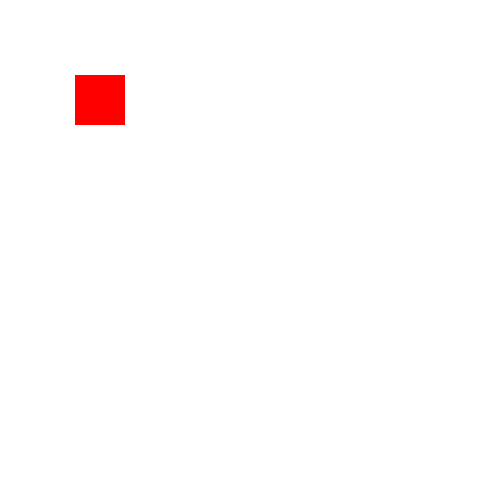
Frame 1 (no input)
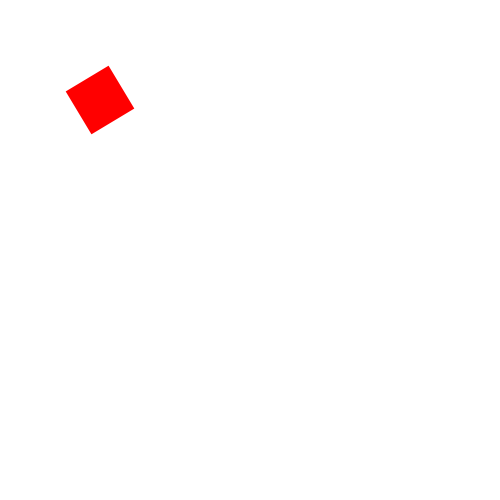
Frame 60 (the mouse pressed at the canvas centre just before this capture)
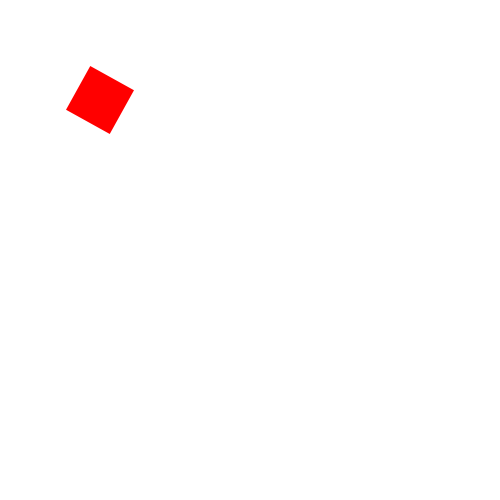
Frame 120 (the mouse held since frame 60 and released just before this capture)

The Processing sketch that drew these frames (run headless with seeded random() and noise(); from frame 60 on, the mouse is pressed at the canvas centre):

// Processing sketch: msr_day3_rotatingsquare
// ── msr_day3_rotatingsquare.pde
float rotAngle = 0;

void setup(){
 size(500,500); 
 background(255);
}

void draw(){
  background(255);
  fill(255,0,0);
  noStroke();
  
  pushMatrix();
  translate(100,100);
  rotate(radians(rotAngle));
  rectMode(CENTER);
  rect(0,0,50,50);
  popMatrix();
  
  rotAngle += 1;
}
